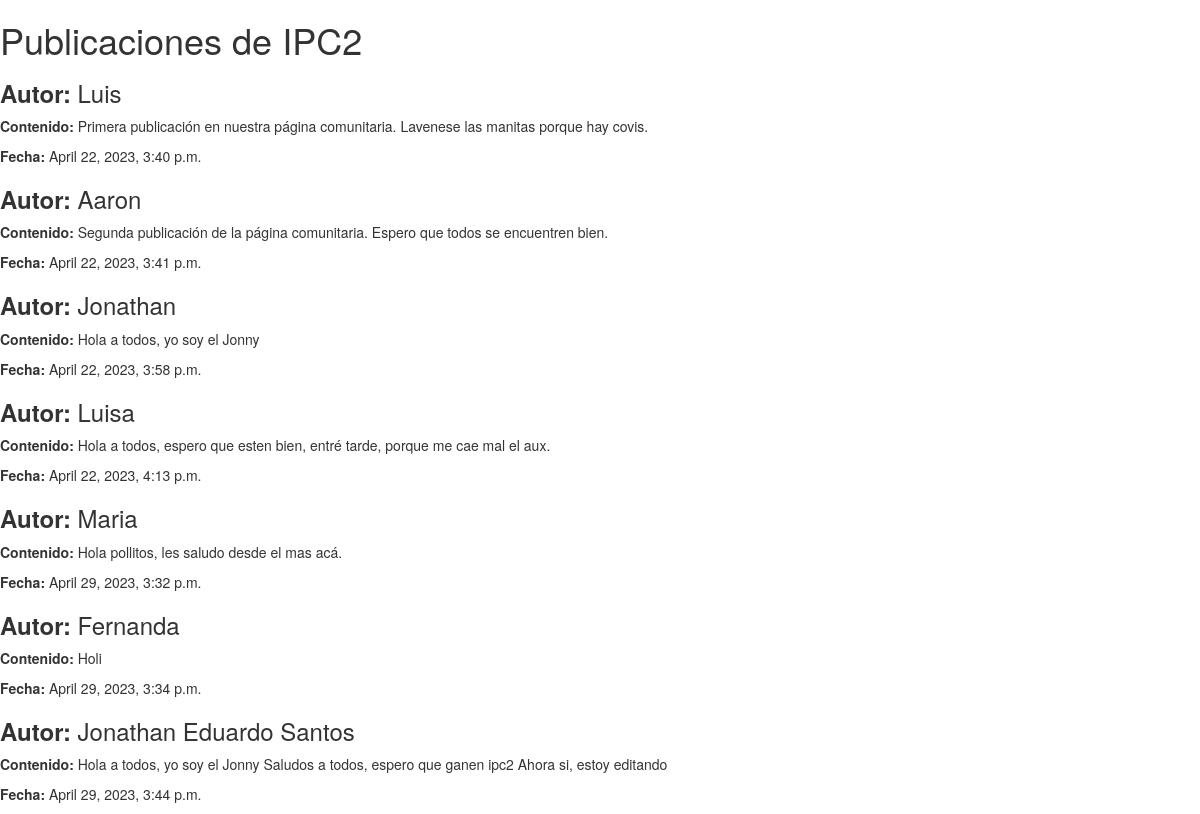
Page /Usuario/DinamicaOrd/ on the committed database.
### Usuario/models.py (models this page shows, shortened)
class Publicacion(models.Model):
    autor = models.CharField(max_length=50)
    fecha_Publicacion = models.DateTimeField(default=timezone.now)
    Contenido = models.TextField()

### Usuario/views.py (the view)
# urls.py: path('DinamicaOrd/', views.ListaDinamica_Ord, name='ListaDinamica_Ord'),
def ListaDinamica_Ord(request):
    Publicaciones = Publicacion.objects.filter(fecha_Publicacion__lte = timezone.now()).order_by('fecha_Publicacion')
    return render(request, 'Publicacion/Lista_Pubs_Din.html', {'Publicaciones': Publicaciones})

### Usuario/templates/Publicacion/Lista_Pubs_Din.html (shortened to what this page needs)
{% load static %}
<html>
    <head>
        <link rel="stylesheet" href="{% static 'css/miEstilo.css' %}">
        <link rel="stylesheet" href="//maxcdn.bootstrapcdn.com/bootstrap/3.2.0/css/bootstrap.min.css">
        <link rel="stylesheet" href="//maxcdn.bootstrapcdn.com/bootstrap/3.2.0/css/bootstrap-theme.min.css">
    </head>
    <body>
        <div>
            <h1>Publicaciones de IPC2</h1>
        </div>
        {% for publicacion in Publicaciones %}
            <div>
                <h3><b>Autor: </b> {{publicacion.autor}} </h3>
                <p><b>Contenido: </b>{{publicacion.Contenido}}</p>
                <p><b>Fecha: </b> {{publicacion.fecha_Publicacion}}</p>
            </div>
        {% endfor %}
    </body>
</html>

### Usuario/static/css/miEstilo.css (style rules this page uses)
h1 { color:red }

### rows in the picture
Publicacion: autor "Luis", Contenido "Primera publicación en nuestra página comunitaria. Lavenese las manitas porque hay covis.", fecha_Publicacion "April 22, 2023, 3:40 p.m."
Publicacion: autor "Aaron", Contenido "Segunda publicación de la página comunitaria. Espero que todos se encuentren bien.", fecha_Publicacion "April 22, 2023, 3:41 p.m."
Publicacion: autor "Jonathan", Contenido "Hola a todos, yo soy el Jonny", fecha_Publicacion "April 22, 2023, 3:58 p.m."
Publicacion: autor "Luisa", Contenido "Hola a todos, espero que esten bien, entré tarde, porque me cae mal el aux.", fecha_Publicacion "April 22, 2023, 4:13 p.m."
Publicacion: autor "Maria", Contenido "Hola pollitos, les saludo desde el mas acá.", fecha_Publicacion "April 29, 2023, 3:32 p.m."
Publicacion: autor "Fernanda", Contenido "Holi", fecha_Publicacion "April 29, 2023, 3:34 p.m."
Publicacion: autor "Jonathan Eduardo Santos", Contenido "Hola a todos, yo soy el Jonny Saludos a todos, espero que ganen ipc2 Ahora si, estoy editando", fecha_Publicacion "April 29, 2023, 3:44 p.m."
